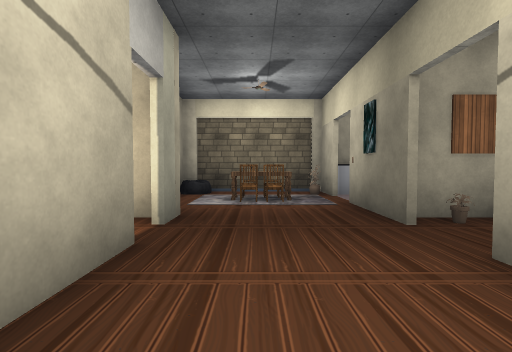
view 1 (above)

22 first-person views from a walk through a scene from a Unity 3-D project. The camera is 1.5 m above the floor, tilts 2° down and sees 85° across. The floor is counted in squares, 2 m on a side. Each view is taken from the middle of a square. On the plan, view 1 faces up. The plan holds only what a view shows up to about 10 squares ahead; the rest is blank. The place goes on beyond the plan. The player character is not drawn. Door leaves are left out, so doorways stand open. Some surface patterns are stand-ins.

view 2
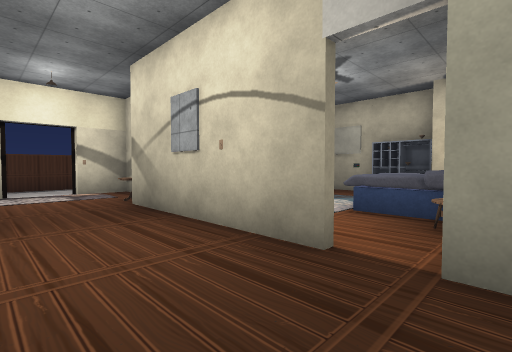

view 3
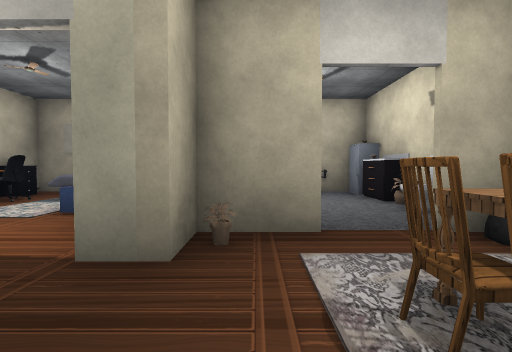

view 4
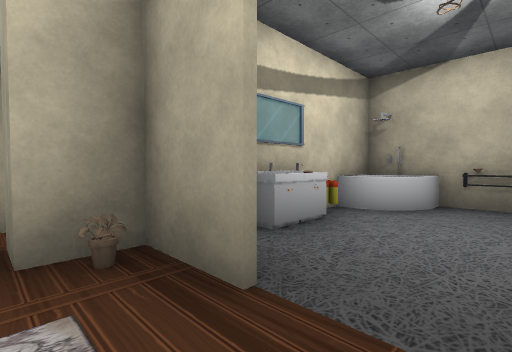

view 5
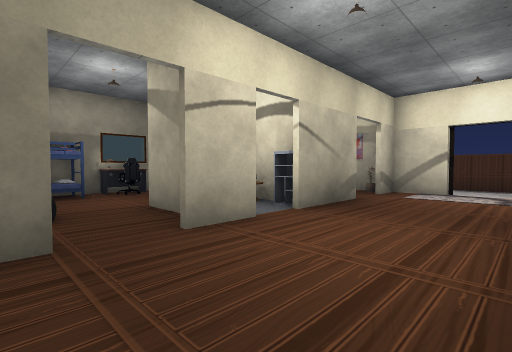

view 6
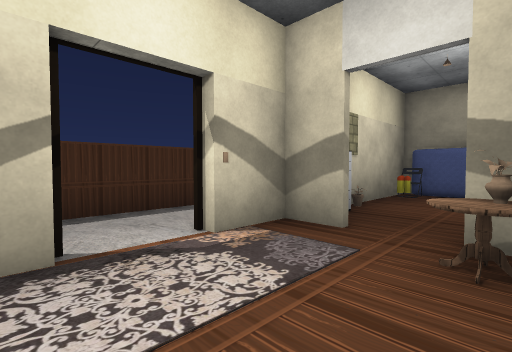

view 7
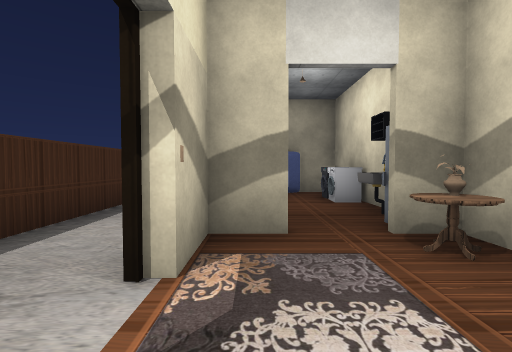

view 8
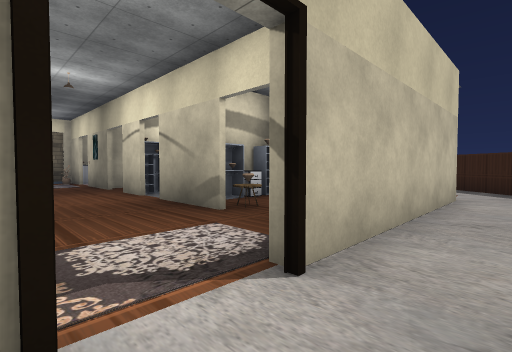

view 9
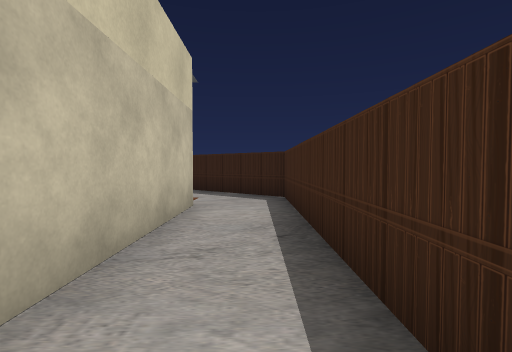

view 10
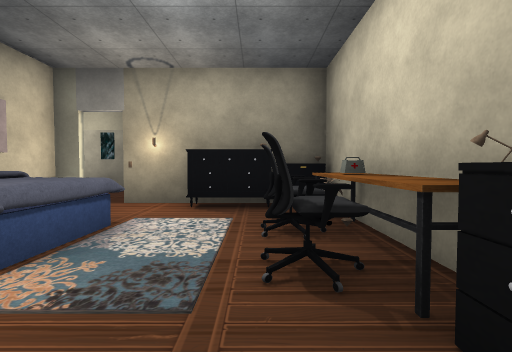

view 11
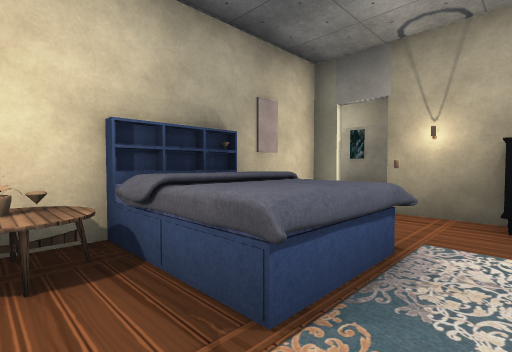

view 12
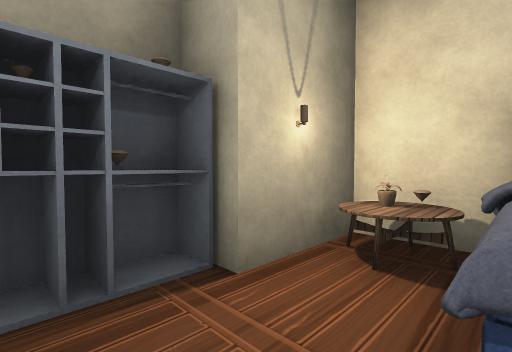

view 13
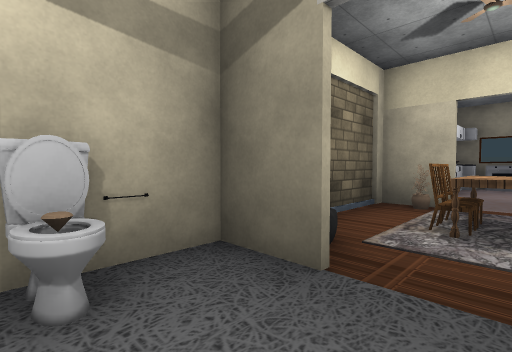

view 14
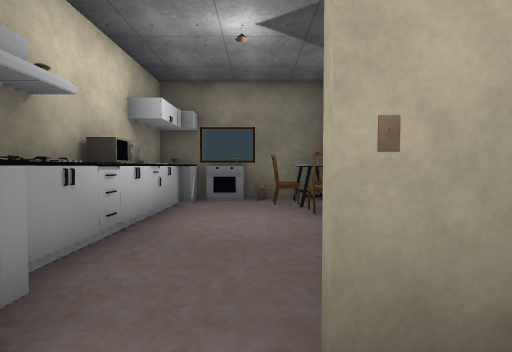

view 15
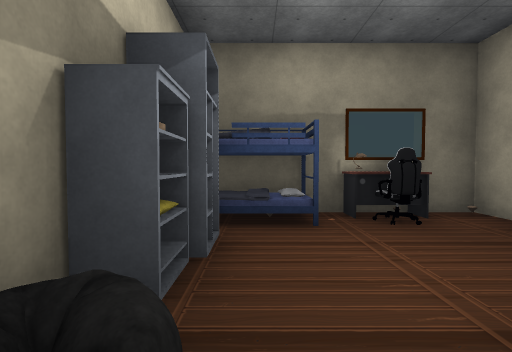

view 16
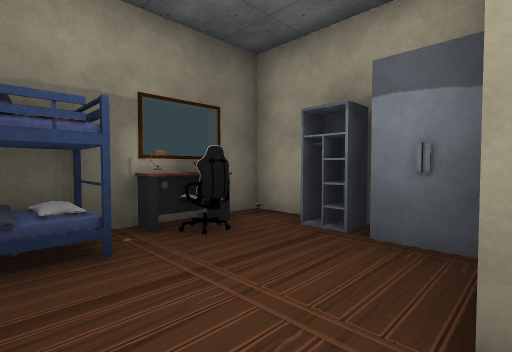

view 17
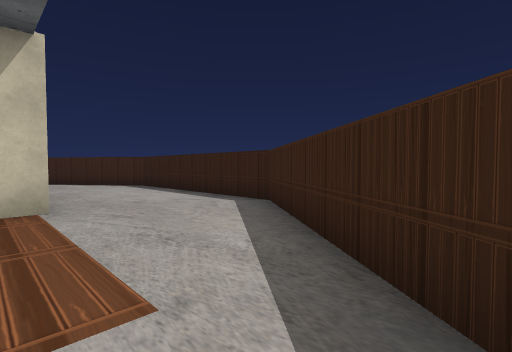

view 18
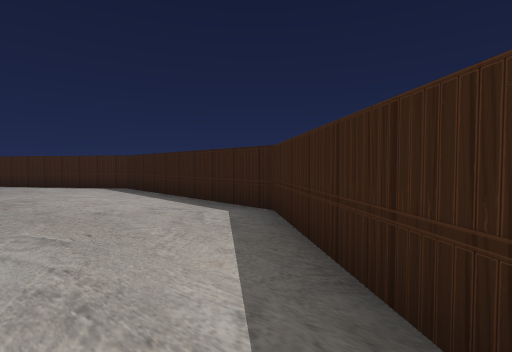

view 19
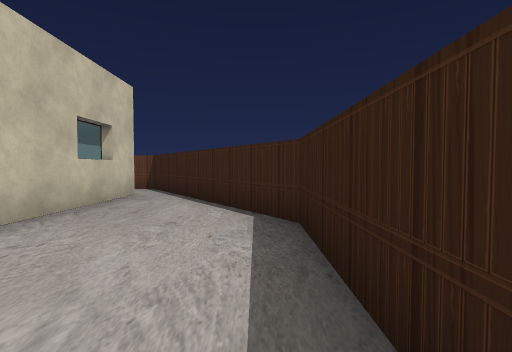

view 20
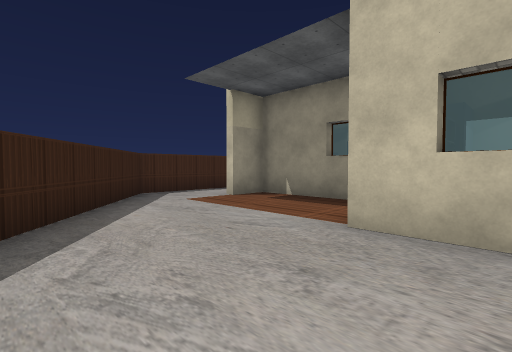

view 21
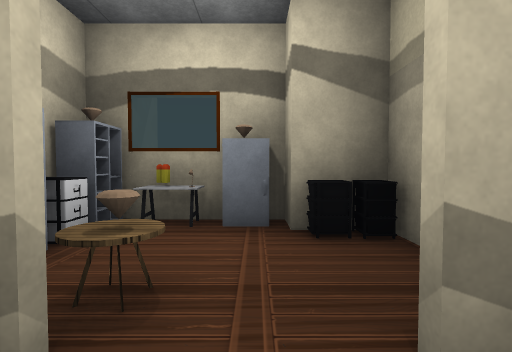

view 22
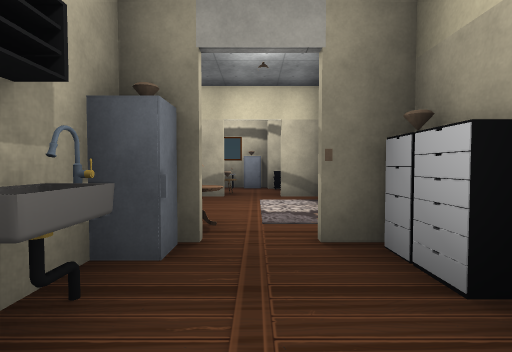

### Floor plan
Points are (right, up) in squares from view 1. A wall is a line through its corners. A room is listed if a view was taken in it or the views show most of it. See-through windows are left out.
Room 1 (views 1, 2, 3, 4, 5, 6, 7, 10, 11, 12, 13, 14, 21, 22)
walls: (-2.2, 4.3) (-1.2, 4.3) (-1.2, 3.5); (-1.3, 3.5) (-1.3, 4.1) (-2.6, 4.1); (-1.2, 2.8) (-1.2, 1.6); (-5, 4.1) (-6.5, 4.1) (-6.5, 2.4); (-1.3, 0.5) (-1.3, 2.8); (-7.2, 4.3) (-4.4, 4.3); (-7.2, 0.6) (-7.2, -1.5); (1.9, 3.5) (1.9, 5.8); (1.5, 8.3) (-0.5, 8.3); (1.9, -2.2) (1.9, -0.4); (-2.2, -4.5) (-0.9, -4.5); (0.6, -4.5) (2, -4.5); (-7.2, -4.5) (-4.1, -4.5)
ways out: open door at (0, -5) to room 2; opening at (0.6, 3) to room 3; opening at (2, -3.5) to room 3
objects: other object (-7, -3); other object (-7, 1); other object (-7, 2); other object (-7, 5); other object (-7, 6); other object (-7, 7); other object (-7, 8); other object (-6, -4); other object (-6, -2); other object (-6, -1); other object (-6, 3) to (-5, 3); other object (-6, 5); other object (-6, 8); other object (-5, -4); other object (-5, -2); other object (-5, -1) to (-5, 0); other object (-5, 2) to (-4, 4); other object (-5, 5); other object (-5, 8); other object (-4, -4); other object (-4, -2); other object (-4, -1) to (-4, 0); other object (-4, 8); other object (-4, 9); other object (-3, -4); other object (-3, -2); other object (-3, -1); other object (-3, 4); other object (-3, 8); other object (-2, -4); other object (-2, -2); other object (-2, -1); other object (-2, 0) to (-2, 1); other object (-2, 5); other object (-2, 8) to (-1, 8); other object (-1, -2); other object (0, 6); other object (0, 7); other object (2, -4)
Room 2 (views 8, 9, 17)
walls: (6.4, -4.8) (0.6, -4.8); (-4.6, -6.7) (7.8, -6.7) (8.6, -5.7)
ways out: open door at (0, -5) to room 1; opening at (7.5, -5) to room 3
Room 3 (views 15, 16, 18, 19, 20)
walls: (7.8, 0.9) (7.8, -0.6) (7.1, -0.6); (3.4, 1.7) (4.2, 1.7); (5.4, -0.6) (7.5, -0.6) (7.5, 2.6); (1.9, 1.4) (1.9, 2.4); (5.2, -3.4) (5.2, -4.5) (6.4, -4.5); (-1.2, 1.6) (-1.2, 0.2); (2.4, -4.5) (4.4, -4.5); (8.6, -5.7) (11.6, -1.9) (11.6, 4.7) (7.6, 10.2) (7, 10.2)
ways out: opening at (0.6, 3) to room 1; opening at (2, -3.5) to room 1; opening at (7.5, -5) to room 2
objects: other object (2, 0); other object (2, 1); other object (2, 7); other object (2, 8); other object (3, -2); other object (3, -1); other object (3, 0); other object (3, 4); other object (3, 8); other object (3, 9); other object (4, -4); other object (4, -2); other object (4, -1); other object (4, 4); other object (4, 8); other object (5, -3); other object (5, -2); other object (5, -1); other object (5, 0); other object (5, 4); other object (5, 7); other object (5, 9); other object (6, -2); other object (6, 0); other object (6, 1); other object (6, 4); other object (6, 5); other object (6, 8); other object (6, 9); other object (7, 1); other object (7, 2); other object (7, 3) to (7, 4); other object (7, 5); other object (7, 6); other object (7, 7); other object (7, 8)

Where each view was taken, in squares from view 1:
view 1: 0 up, 0 right, facing up
view 2: 4 up, 1 right, facing down-left
view 3: 5 up, 1 right, facing left
view 4: 7 up, 1 left, facing down-left
view 5: 4 up, 1 left, facing down-right
view 6: 2 down, 1 right, facing down-left
view 7: 4 down, 1 right, facing left
view 8: 6 down, 1 left, facing up-right
view 9: 6 down, 1 right, facing right
view 10: 0 up, 7 left, facing right
view 11: 1 up, 6 left, facing up-right
view 12: 1 up, 5 left, facing up-left
view 13: 6 up, 4 left, facing up-right
view 14: 6 up, 1 right, facing right
view 15: 3 up, 3 right, facing right
view 16: 3 up, 4 right, facing down-right
view 17: 6 down, 7 right, facing up-right
view 18: 5 down, 8 right, facing up-right
view 19: 1 up, 11 right, facing up
view 20: 1 up, 11 right, facing down-left
view 21: 3 down, 1 right, facing right
view 22: 3 down, 5 left, facing right
